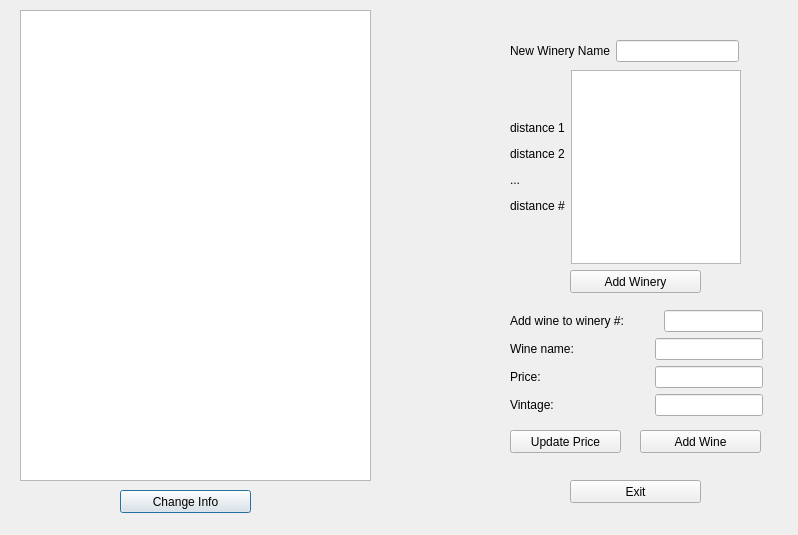
<?xml version="1.0" encoding="UTF-8"?>
<ui version="4.0">
 <class>AdminWindow</class>
 <widget class="QDialog" name="AdminWindow">
  <property name="geometry">
   <rect>
    <x>0</x>
    <y>0</y>
    <width>798</width>
    <height>535</height>
   </rect>
  </property>
  <property name="windowTitle">
   <string>Dialog</string>
  </property>
  <widget class="QTextEdit" name="infoedit">
   <property name="geometry">
    <rect>
     <x>20</x>
     <y>10</y>
     <width>351</width>
     <height>471</height>
    </rect>
   </property>
  </widget>
  <widget class="QPushButton" name="pushButton">
   <property name="geometry">
    <rect>
     <x>120</x>
     <y>490</y>
     <width>131</width>
     <height>23</height>
    </rect>
   </property>
   <property name="text">
    <string>Change Info</string>
   </property>
  </widget>
  <widget class="QPushButton" name="Exit">
   <property name="geometry">
    <rect>
     <x>570</x>
     <y>480</y>
     <width>131</width>
     <height>23</height>
    </rect>
   </property>
   <property name="text">
    <string>Exit</string>
   </property>
  </widget>
  <widget class="QPushButton" name="AddWinery">
   <property name="geometry">
    <rect>
     <x>570</x>
     <y>270</y>
     <width>131</width>
     <height>23</height>
    </rect>
   </property>
   <property name="text">
    <string>Add Winery</string>
   </property>
  </widget>
  <widget class="QWidget" name="layoutWidget">
   <property name="geometry">
    <rect>
     <x>510</x>
     <y>40</y>
     <width>229</width>
     <height>22</height>
    </rect>
   </property>
   <layout class="QHBoxLayout" name="horizontalLayout">
    <item>
     <widget class="QLabel" name="label">
      <property name="text">
       <string>New Winery Name</string>
      </property>
     </widget>
    </item>
    <item>
     <widget class="QLineEdit" name="name"/>
    </item>
   </layout>
  </widget>
  <widget class="QWidget" name="layoutWidget">
   <property name="geometry">
    <rect>
     <x>510</x>
     <y>70</y>
     <width>231</width>
     <height>194</height>
    </rect>
   </property>
   <layout class="QHBoxLayout" name="horizontalLayout_3">
    <item>
     <widget class="QLabel" name="label_3">
      <property name="text">
       <string>&lt;html&gt;&lt;head/&gt;&lt;body&gt;&lt;p&gt;distance 1&lt;/p&gt;&lt;p&gt;distance 2&lt;/p&gt;&lt;p&gt;...&lt;/p&gt;&lt;p&gt;distance #&lt;/p&gt;&lt;/body&gt;&lt;/html&gt;</string>
      </property>
     </widget>
    </item>
    <item>
     <widget class="QTextEdit" name="distances"/>
    </item>
   </layout>
  </widget>
  <widget class="QPushButton" name="AddWine">
   <property name="geometry">
    <rect>
     <x>640</x>
     <y>430</y>
     <width>121</width>
     <height>23</height>
    </rect>
   </property>
   <property name="text">
    <string>Add Wine</string>
   </property>
  </widget>
  <widget class="QPushButton" name="updateprice">
   <property name="geometry">
    <rect>
     <x>510</x>
     <y>430</y>
     <width>111</width>
     <height>23</height>
    </rect>
   </property>
   <property name="text">
    <string>Update Price</string>
   </property>
  </widget>
  <widget class="QWidget" name="layoutWidget">
   <property name="geometry">
    <rect>
     <x>510</x>
     <y>310</y>
     <width>253</width>
     <height>108</height>
    </rect>
   </property>
   <layout class="QVBoxLayout" name="verticalLayout">
    <item>
     <layout class="QHBoxLayout" name="horizontalLayout_8">
      <item>
       <widget class="QLabel" name="label_6">
        <property name="text">
         <string>Add wine to winery #: </string>
        </property>
       </widget>
      </item>
      <item>
       <spacer name="horizontalSpacer">
        <property name="orientation">
         <enum>Qt::Horizontal</enum>
        </property>
        <property name="sizeHint" stdset="0">
         <size>
          <width>40</width>
          <height>20</height>
         </size>
        </property>
       </spacer>
      </item>
      <item>
       <widget class="QLineEdit" name="addtonum"/>
      </item>
     </layout>
    </item>
    <item>
     <layout class="QHBoxLayout" name="horizontalLayout_6">
      <item>
       <widget class="QLabel" name="label_7">
        <property name="text">
         <string>Wine name: </string>
        </property>
       </widget>
      </item>
      <item>
       <spacer name="horizontalSpacer_2">
        <property name="orientation">
         <enum>Qt::Horizontal</enum>
        </property>
        <property name="sizeHint" stdset="0">
         <size>
          <width>40</width>
          <height>20</height>
         </size>
        </property>
       </spacer>
      </item>
      <item>
       <widget class="QLineEdit" name="WineName"/>
      </item>
     </layout>
    </item>
    <item>
     <layout class="QHBoxLayout" name="horizontalLayout_7">
      <item>
       <widget class="QLabel" name="label_8">
        <property name="text">
         <string>Price: </string>
        </property>
       </widget>
      </item>
      <item>
       <spacer name="horizontalSpacer_3">
        <property name="orientation">
         <enum>Qt::Horizontal</enum>
        </property>
        <property name="sizeHint" stdset="0">
         <size>
          <width>40</width>
          <height>20</height>
         </size>
        </property>
       </spacer>
      </item>
      <item>
       <widget class="QLineEdit" name="Price"/>
      </item>
     </layout>
    </item>
    <item>
     <layout class="QHBoxLayout" name="horizontalLayout_4">
      <item>
       <widget class="QLabel" name="label_4">
        <property name="text">
         <string>Vintage: </string>
        </property>
       </widget>
      </item>
      <item>
       <spacer name="horizontalSpacer_4">
        <property name="orientation">
         <enum>Qt::Horizontal</enum>
        </property>
        <property name="sizeHint" stdset="0">
         <size>
          <width>40</width>
          <height>20</height>
         </size>
        </property>
       </spacer>
      </item>
      <item>
       <widget class="QLineEdit" name="Vintage"/>
      </item>
     </layout>
    </item>
   </layout>
  </widget>
 </widget>
 <resources/>
 <connections/>
</ui>
